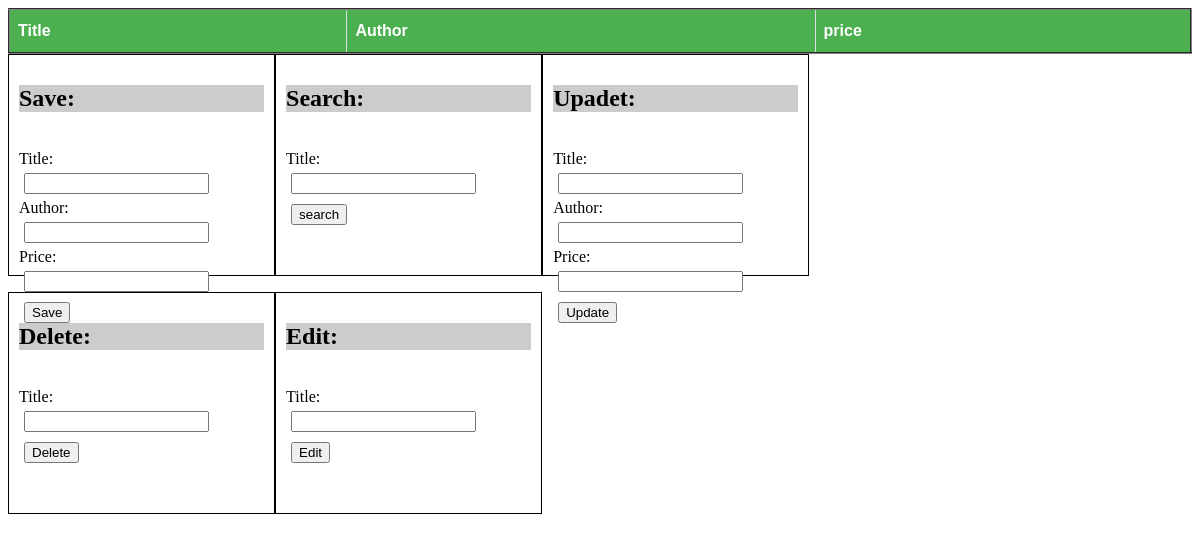
Before: /read_book_data with the older database file.
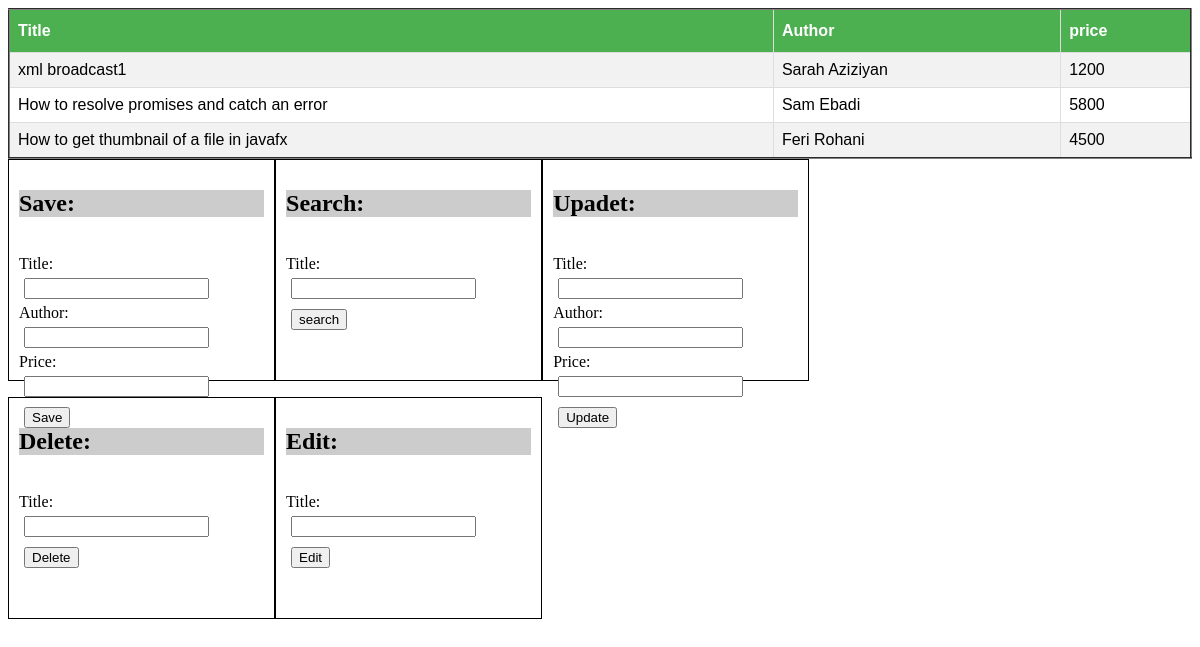
After: the same page with the newer database file.
### first_app/models.py (models this page shows)
class Book(Model):
    title = CharField(max_length=50, verbose_name='عنوان')
    author = CharField(max_length=50, verbose_name='نویسنده')
    price = CharField(max_length=50, verbose_name='قیمت')

### first_app/views.py (the view)
# urls.py: path('read_book_data', read_book_data, name='read_book_data'),
def read_book_data(request):
    return render(request, 'library.html', {'rows': Book.objects.all()})

### first_app/templates/library.html (shortened to what this page needs)
<table border="2">
    <tr>
        <th>Title</th>
        <th>Author</th>
        <th>price</th>
    </tr>
    {% for instance in rows %}
        <tr>
            <td>{{instance.title}}</td>
            <td>{{instance.author}}</td>
            <td>{{instance.price}}</td>
        </tr>
    {% endfor %}
</table>
<div id="container">
    <div class="lineContainer">
        <form action="{% url 'save_book_data' %}" method="post">
            <h2>Save:</h2><br>
            <div class="label">Title:</div><input type="text" name="title" /><br>
            <div class="label">Author:</div><input type="text" name="author" /><br>
            <div class="label">Price:</div><input type="text" name="price" /><br>
            <input type="submit" value="Save"><br>
        </form>
        <form action="{% url 'search_book_data' %}" method="post">
            <h2>Search:</h2><br>
            <div class="label">Title:</div><input type="text" name="title" /><br>
            <input type="submit" value="search"><br>
        </form>
    </div>
    <div class="lineContainer">
        <form action="{% url 'update_book_data' %}" method="post">
        <h2>Upadet:</h2><br>
        <div class="label">Title:</div><input type="text" name="title" /><br>
        <div class="label">Author:</div><input type="text" name="author" /><br>
        <div class="label">Price:</div><input type="text" name="price" /><br>
        <input type="submit" value="Update"><br>
    </form>
        <form action="{% url 'delete_book_data' %}" method="post">
        <h2>Delete:</h2><br>
        <div class="label">Title:</div><input type="text" name="title" /><br>
        <input type="submit" value="Delete"><br>
    </form>
    </div>
     <div class="lineContainer">
        <form action="{% url 'edit_book_data' %}" method="post">
        <h2>Edit:</h2><br>
        <div class="label">Title:</div><input type="text" name="title" /><br>
        <input type="submit" value="Edit"><br>
    </form>
    </div>
</div>

### first_app/templates/library.html (style rules this page uses)
table { font-family: "Trebuchet MS", Arial, Helvetica, sans-serif; border-collapse: collapse; width: 100%; }
td, th { border: 1px solid #ddd; padding: 8px; }
tr:nth-child(even) { background-color: #f2f2f2; }
th { padding-top: 12px; padding-bottom: 12px; text-align: left; background-color: #4CAF50; color: white; }
#container { height : 150px; }
h2 { background: #ccc; }
.label { width: 60px; display: inline-block; }
input { margin: 5px; }
form { border: 1px solid; padding:10px; float: left; height: 200px; width: 23%; }
.lineContainer { width : 90%; display: block; }

Changed rows visible on the page:
added Book: title "xml broadcast1", author "Sarah Aziziyan", price "1200"
added Book: title "How to resolve promises and catch an error", author "Sam Ebadi", price "5800"
added Book: title "How to get thumbnail of a file in javafx", author "Feri Rohani", price "4500"
